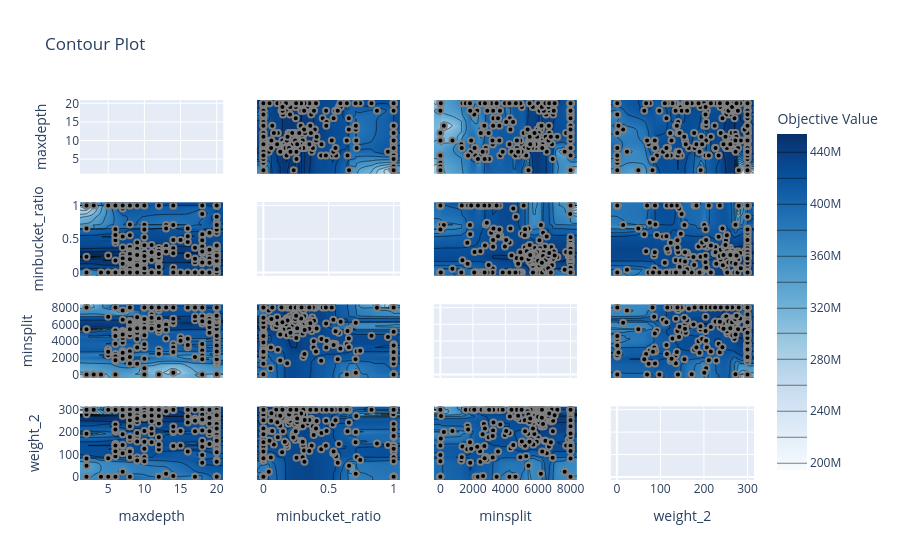

The cell this chart's notebook holds for it:
### Code cell
plot_contour(study)

### Figure 1 — Plotly figure (JSON) as saved in the notebook; plotly's stock layout.template omitted (floating-point values rounded to 4 significant figures; data arrays with more than 128 entries replaced by an {"elided": "..."} marker saying what was removed)
{"data": [{"type": "scatter", "xaxis": "x", "yaxis": "y"}, {"colorbar": {"title": {"text": "Objective Value"}}, "colorscale": [[0, "rgb(247,251,255)"], [0.125, "rgb(222,235,247)"], [0.25, "rgb(198,219,239)"], [0.375, "rgb(158,202,225)"], [0.5, "rgb(107,174,214)"], [0.625, "rgb(66,146,198)"], [0.75, "rgb(33,113,181)"], [0.875, "rgb(8,81,156)"], [1, "rgb(8,48,107)"]], "connectgaps": true, "contours": {"coloring": "heatmap"}, "hoverinfo": "none", "line": {"smoothing": 1.3}, "reversescale": false, "showscale": true, "type": "contour", "x": [1.1, 2, 3, 4, 5, 6, 7, 8, 9, 10, 11, 12, 13, 14, 15, 16, 17, 18, 19, 20, 20.9], "xaxis": "x5", "y": {"elided": "149 float values"}, "yaxis": "y5", "z": {"elided": "149x21 float values"}}, {"marker": {"color": "black", "line": {"color": "Gray", "width": 2}}, "mode": "markers", "name": "Feasible Trial", "showlegend": false, "type": "scatter", "x": {"elided": "216 int values"}, "xaxis": "x5", "y": {"elided": "216 float values"}, "yaxis": "y5"}, {"colorbar": {"title": {"text": "Objective Value"}}, "colorscale": [[0, "rgb(247,251,255)"], [0.125, "rgb(222,235,247)"], [0.25, "rgb(198,219,239)"], [0.375, "rgb(158,202,225)"], [0.5, "rgb(107,174,214)"], [0.625, "rgb(66,146,198)"], [0.75, "rgb(33,113,181)"], [0.875, "rgb(8,81,156)"], [1, "rgb(8,48,107)"]], "connectgaps": true, "contours": {"coloring": "heatmap"}, "hoverinfo": "none", "line": {"smoothing": 1.3}, "reversescale": false, "showscale": false, "type": "contour", "x": [1.1, 2, 3, 4, 5, 6, 7, 8, 9, 10, 11, 12, 13, 14, 15, 16, 17, 18, 19, 20, 20.9], "xaxis": "x9", "y": {"elided": "175 float values"}, "yaxis": "y9", "z": {"elided": "175x21 float values"}}, {"marker": {"color": "black", "line": {"color": "Gray", "width": 2}}, "mode": "markers", "name": "Feasible Trial", "showlegend": false, "type": "scatter", "x": {"elided": "216 int values"}, "xaxis": "x9", "y": {"elided": "216 int values"}, "yaxis": "y9"}, {"colorbar": {"title": {"text": "Objective Value"}}, "colorscale": [[0, "rgb(247,251,255)"], [0.125, "rgb(222,235,247)"], [0.25, "rgb(198,219,239)"], [0.375, "rgb(158,202,225)"], [0.5, "rgb(107,174,214)"], [0.625, "rgb(66,146,198)"], [0.75, "rgb(33,113,181)"], [0.875, "rgb(8,81,156)"], [1, "rgb(8,48,107)"]], "connectgaps": true, "contours": {"coloring": "heatmap"}, "hoverinfo": "none", "line": {"smoothing": 1.3}, "reversescale": false, "showscale": false, "type": "contour", "x": [1.1, 2, 3, 4, 5, 6, 7, 8, 9, 10, 11, 12, 13, 14, 15, 16, 17, 18, 19, 20, 20.9], "xaxis": "x13", "y": {"elided": "149 float values"}, "yaxis": "y13", "z": {"elided": "149x21 float values"}}, {"marker": {"color": "black", "line": {"color": "Gray", "width": 2}}, "mode": "markers", "name": "Feasible Trial", "showlegend": false, "type": "scatter", "x": {"elided": "216 int values"}, "xaxis": "x13", "y": {"elided": "216 float values"}, "yaxis": "y13"}, {"colorbar": {"title": {"text": "Objective Value"}}, "colorscale": [[0, "rgb(247,251,255)"], [0.125, "rgb(222,235,247)"], [0.25, "rgb(198,219,239)"], [0.375, "rgb(158,202,225)"], [0.5, "rgb(107,174,214)"], [0.625, "rgb(66,146,198)"], [0.75, "rgb(33,113,181)"], [0.875, "rgb(8,81,156)"], [1, "rgb(8,48,107)"]], "connectgaps": true, "contours": {"coloring": "heatmap"}, "hoverinfo": "none", "line": {"smoothing": 1.3}, "reversescale": false, "showscale": false, "type": "contour", "x": {"elided": "149 float values"}, "xaxis": "x2", "y": [1.1, 2, 3, 4, 5, 6, 7, 8, 9, 10, 11, 12, 13, 14, 15, 16, 17, 18, 19, 20, 20.9], "yaxis": "y2", "z": {"elided": "21x149 float values"}}, {"marker": {"color": "black", "line": {"color": "Gray", "width": 2}}, "mode": "markers", "name": "Feasible Trial", "showlegend": false, "type": "scatter", "x": {"elided": "216 float values"}, "xaxis": "x2", "y": {"elided": "216 int values"}, "yaxis": "y2"}, {"type": "scatter", "xaxis": "x6", "yaxis": "y6"}, {"colorbar": {"title": {"text": "Objective Value"}}, "colorscale": [[0, "rgb(247,251,255)"], [0.125, "rgb(222,235,247)"], [0.25, "rgb(198,219,239)"], [0.375, "rgb(158,202,225)"], [0.5, "rgb(107,174,214)"], [0.625, "rgb(66,146,198)"], [0.75, "rgb(33,113,181)"], [0.875, "rgb(8,81,156)"], [1, "rgb(8,48,107)"]], "connectgaps": true, "contours": {"coloring": "heatmap"}, "hoverinfo": "none", "line": {"smoothing": 1.3}, "reversescale": false, "showscale": false, "type": "contour", "x": {"elided": "149 float values"}, "xaxis": "x10", "y": {"elided": "175 float values"}, "yaxis": "y10", "z": {"elided": "175x149 float values"}}, {"marker": {"color": "black", "line": {"color": "Gray", "width": 2}}, "mode": "markers", "name": "Feasible Trial", "showlegend": false, "type": "scatter", "x": {"elided": "216 float values"}, "xaxis": "x10", "y": {"elided": "216 int values"}, "yaxis": "y10"}, {"colorbar": {"title": {"text": "Objective Value"}}, "colorscale": [[0, "rgb(247,251,255)"], [0.125, "rgb(222,235,247)"], [0.25, "rgb(198,219,239)"], [0.375, "rgb(158,202,225)"], [0.5, "rgb(107,174,214)"], [0.625, "rgb(66,146,198)"], [0.75, "rgb(33,113,181)"], [0.875, "rgb(8,81,156)"], [1, "rgb(8,48,107)"]], "connectgaps": true, "contours": {"coloring": "heatmap"}, "hoverinfo": "none", "line": {"smoothing": 1.3}, "reversescale": false, "showscale": false, "type": "contour", "x": {"elided": "149 float values"}, "xaxis": "x14", "y": {"elided": "149 float values"}, "yaxis": "y14", "z": {"elided": "149x149 float values"}}, {"marker": {"color": "black", "line": {"color": "Gray", "width": 2}}, "mode": "markers", "name": "Feasible Trial", "showlegend": false, "type": "scatter", "x": {"elided": "216 float values"}, "xaxis": "x14", "y": {"elided": "216 float values"}, "yaxis": "y14"}, {"colorbar": {"title": {"text": "Objective Value"}}, "colorscale": [[0, "rgb(247,251,255)"], [0.125, "rgb(222,235,247)"], [0.25, "rgb(198,219,239)"], [0.375, "rgb(158,202,225)"], [0.5, "rgb(107,174,214)"], [0.625, "rgb(66,146,198)"], [0.75, "rgb(33,113,181)"], [0.875, "rgb(8,81,156)"], [1, "rgb(8,48,107)"]], "connectgaps": true, "contours": {"coloring": "heatmap"}, "hoverinfo": "none", "line": {"smoothing": 1.3}, "reversescale": false, "showscale": false, "type": "contour", "x": {"elided": "175 float values"}, "xaxis": "x3", "y": [1.1, 2, 3, 4, 5, 6, 7, 8, 9, 10, 11, 12, 13, 14, 15, 16, 17, 18, 19, 20, 20.9], "yaxis": "y3", "z": {"elided": "21x175 float values"}}, {"marker": {"color": "black", "line": {"color": "Gray", "width": 2}}, "mode": "markers", "name": "Feasible Trial", "showlegend": false, "type": "scatter", "x": {"elided": "216 int values"}, "xaxis": "x3", "y": {"elided": "216 int values"}, "yaxis": "y3"}, {"colorbar": {"title": {"text": "Objective Value"}}, "colorscale": [[0, "rgb(247,251,255)"], [0.125, "rgb(222,235,247)"], [0.25, "rgb(198,219,239)"], [0.375, "rgb(158,202,225)"], [0.5, "rgb(107,174,214)"], [0.625, "rgb(66,146,198)"], [0.75, "rgb(33,113,181)"], [0.875, "rgb(8,81,156)"], [1, "rgb(8,48,107)"]], "connectgaps": true, "contours": {"coloring": "heatmap"}, "hoverinfo": "none", "line": {"smoothing": 1.3}, "reversescale": false, "showscale": false, "type": "contour", "x": {"elided": "175 float values"}, "xaxis": "x7", "y": {"elided": "149 float values"}, "yaxis": "y7", "z": {"elided": "149x175 float values"}}, {"marker": {"color": "black", "line": {"color": "Gray", "width": 2}}, "mode": "markers", "name": "Feasible Trial", "showlegend": false, "type": "scatter", "x": {"elided": "216 int values"}, "xaxis": "x7", "y": {"elided": "216 float values"}, "yaxis": "y7"}, {"type": "scatter", "xaxis": "x11", "yaxis": "y11"}, {"colorbar": {"title": {"text": "Objective Value"}}, "colorscale": [[0, "rgb(247,251,255)"], [0.125, "rgb(222,235,247)"], [0.25, "rgb(198,219,239)"], [0.375, "rgb(158,202,225)"], [0.5, "rgb(107,174,214)"], [0.625, "rgb(66,146,198)"], [0.75, "rgb(33,113,181)"], [0.875, "rgb(8,81,156)"], [1, "rgb(8,48,107)"]], "connectgaps": true, "contours": {"coloring": "heatmap"}, "hoverinfo": "none", "line": {"smoothing": 1.3}, "reversescale": false, "showscale": false, "type": "contour", "x": {"elided": "175 float values"}, "xaxis": "x15", "y": {"elided": "149 float values"}, "yaxis": "y15", "z": {"elided": "149x175 float values"}}, {"marker": {"color": "black", "line": {"color": "Gray", "width": 2}}, "mode": "markers", "name": "Feasible Trial", "showlegend": false, "type": "scatter", "x": {"elided": "216 int values"}, "xaxis": "x15", "y": {"elided": "216 float values"}, "yaxis": "y15"}, {"colorbar": {"title": {"text": "Objective Value"}}, "colorscale": [[0, "rgb(247,251,255)"], [0.125, "rgb(222,235,247)"], [0.25, "rgb(198,219,239)"], [0.375, "rgb(158,202,225)"], [0.5, "rgb(107,174,214)"], [0.625, "rgb(66,146,198)"], [0.75, "rgb(33,113,181)"], [0.875, "rgb(8,81,156)"], [1, "rgb(8,48,107)"]], "connectgaps": true, "contours": {"coloring": "heatmap"}, "hoverinfo": "none", "line": {"smoothing": 1.3}, "reversescale": false, "showscale": false, "type": "contour", "x": {"elided": "149 float values"}, "xaxis": "x4", "y": [1.1, 2, 3, 4, 5, 6, 7, 8, 9, 10, 11, 12, 13, 14, 15, 16, 17, 18, 19, 20, 20.9], "yaxis": "y4", "z": {"elided": "21x149 float values"}}, {"marker": {"color": "black", "line": {"color": "Gray", "width": 2}}, "mode": "markers", "name": "Feasible Trial", "showlegend": false, "type": "scatter", "x": {"elided": "216 float values"}, "xaxis": "x4", "y": {"elided": "216 int values"}, "yaxis": "y4"}, {"colorbar": {"title": {"text": "Objective Value"}}, "colorscale": [[0, "rgb(247,251,255)"], [0.125, "rgb(222,235,247)"], [0.25, "rgb(198,219,239)"], [0.375, "rgb(158,202,225)"], [0.5, "rgb(107,174,214)"], [0.625, "rgb(66,146,198)"], [0.75, "rgb(33,113,181)"], [0.875, "rgb(8,81,156)"], [1, "rgb(8,48,107)"]], "connectgaps": true, "contours": {"coloring": "heatmap"}, "hoverinfo": "none", "line": {"smoothing": 1.3}, "reversescale": false, "showscale": false, "type": "contour", "x": {"elided": "149 float values"}, "xaxis": "x8", "y": {"elided": "149 float values"}, "yaxis": "y8", "z": {"elided": "149x149 float values"}}, {"marker": {"color": "black", "line": {"color": "Gray", "width": 2}}, "mode": "markers", "name": "Feasible Trial", "showlegend": false, "type": "scatter", "x": {"elided": "216 float values"}, "xaxis": "x8", "y": {"elided": "216 float values"}, "yaxis": "y8"}, {"colorbar": {"title": {"text": "Objective Value"}}, "colorscale": [[0, "rgb(247,251,255)"], [0.125, "rgb(222,235,247)"], [0.25, "rgb(198,219,239)"], [0.375, "rgb(158,202,225)"], [0.5, "rgb(107,174,214)"], [0.625, "rgb(66,146,198)"], [0.75, "rgb(33,113,181)"], [0.875, "rgb(8,81,156)"], [1, "rgb(8,48,107)"]], "connectgaps": true, "contours": {"coloring": "heatmap"}, "hoverinfo": "none", "line": {"smoothing": 1.3}, "reversescale": false, "showscale": false, "type": "contour", "x": {"elided": "149 float values"}, "xaxis": "x12", "y": {"elided": "175 float values"}, "yaxis": "y12", "z": {"elided": "175x149 float values"}}, {"marker": {"color": "black", "line": {"color": "Gray", "width": 2}}, "mode": "markers", "name": "Feasible Trial", "showlegend": false, "type": "scatter", "x": {"elided": "216 float values"}, "xaxis": "x12", "y": {"elided": "216 int values"}, "yaxis": "y12"}, {"type": "scatter", "xaxis": "x16", "yaxis": "y16"}], "layout": {"title": {"text": "Contour Plot"}, "xaxis": {"anchor": "y", "domain": [0, 0.2125], "matches": "x13", "range": [1.1, 20.9], "showticklabels": false}, "xaxis10": {"anchor": "y10", "domain": [0.2625, 0.475], "matches": "x14", "range": [-0.05, 1.05], "showticklabels": false}, "xaxis11": {"anchor": "y11", "domain": [0.525, 0.7375], "matches": "x15", "range": [-397.9, 8400.0], "showticklabels": false}, "xaxis12": {"anchor": "y12", "domain": [0.7875, 1], "matches": "x16", "range": [-13.95, 314.9], "showticklabels": false}, "xaxis13": {"anchor": "y13", "domain": [0, 0.2125], "range": [1.1, 20.9], "title": {"text": "maxdepth"}}, "xaxis14": {"anchor": "y14", "domain": [0.2625, 0.475], "range": [-0.05, 1.05], "title": {"text": "minbucket_ratio"}}, "xaxis15": {"anchor": "y15", "domain": [0.525, 0.7375], "range": [-397.9, 8400.0], "title": {"text": "minsplit"}}, "xaxis16": {"anchor": "y16", "domain": [0.7875, 1], "range": [-13.95, 314.9], "title": {"text": "weight_2"}}, "xaxis2": {"anchor": "y2", "domain": [0.2625, 0.475], "matches": "x14", "range": [-0.05, 1.05], "showticklabels": false}, "xaxis3": {"anchor": "y3", "domain": [0.525, 0.7375], "matches": "x15", "range": [-397.9, 8400.0], "showticklabels": false}, "xaxis4": {"anchor": "y4", "domain": [0.7875, 1], "matches": "x16", "range": [-13.95, 314.9], "showticklabels": false}, "xaxis5": {"anchor": "y5", "domain": [0, 0.2125], "matches": "x13", "range": [1.1, 20.9], "showticklabels": false}, "xaxis6": {"anchor": "y6", "domain": [0.2625, 0.475], "matches": "x14", "range": [-0.05, 1.05], "showticklabels": false}, "xaxis7": {"anchor": "y7", "domain": [0.525, 0.7375], "matches": "x15", "range": [-397.9, 8400.0], "showticklabels": false}, "xaxis8": {"anchor": "y8", "domain": [0.7875, 1], "matches": "x16", "range": [-13.95, 314.9], "showticklabels": false}, "xaxis9": {"anchor": "y9", "domain": [0, 0.2125], "matches": "x13", "range": [1.1, 20.9], "showticklabels": false}, "yaxis": {"anchor": "x", "domain": [0.8063, 1], "range": [1.1, 20.9], "title": {"text": "maxdepth"}}, "yaxis10": {"anchor": "x10", "domain": [0.2687, 0.4625], "matches": "y9", "range": [-397.9, 8400.0], "showticklabels": false}, "yaxis11": {"anchor": "x11", "domain": [0.2687, 0.4625], "matches": "y9", "range": [-397.9, 8400.0], "showticklabels": false}, "yaxis12": {"anchor": "x12", "domain": [0.2687, 0.4625], "matches": "y9", "range": [-397.9, 8400.0], "showticklabels": false}, "yaxis13": {"anchor": "x13", "domain": [0, 0.1938], "range": [-13.95, 314.9], "title": {"text": "weight_2"}}, "yaxis14": {"anchor": "x14", "domain": [0, 0.1938], "matches": "y13", "range": [-13.95, 314.9], "showticklabels": false}, "yaxis15": {"anchor": "x15", "domain": [0, 0.1938], "matches": "y13", "range": [-13.95, 314.9], "showticklabels": false}, "yaxis16": {"anchor": "x16", "domain": [0, 0.1938], "matches": "y13", "range": [-13.95, 314.9], "showticklabels": false}, "yaxis2": {"anchor": "x2", "domain": [0.8063, 1], "matches": "y", "range": [1.1, 20.9], "showticklabels": false}, "yaxis3": {"anchor": "x3", "domain": [0.8063, 1], "matches": "y", "range": [1.1, 20.9], "showticklabels": false}, "yaxis4": {"anchor": "x4", "domain": [0.8063, 1], "matches": "y", "range": [1.1, 20.9], "showticklabels": false}, "yaxis5": {"anchor": "x5", "domain": [0.5375, 0.7312], "range": [-0.05, 1.05], "title": {"text": "minbucket_ratio"}}, "yaxis6": {"anchor": "x6", "domain": [0.5375, 0.7312], "matches": "y5", "range": [-0.05, 1.05], "showticklabels": false}, "yaxis7": {"anchor": "x7", "domain": [0.5375, 0.7312], "matches": "y5", "range": [-0.05, 1.05], "showticklabels": false}, "yaxis8": {"anchor": "x8", "domain": [0.5375, 0.7312], "matches": "y5", "range": [-0.05, 1.05], "showticklabels": false}, "yaxis9": {"anchor": "x9", "domain": [0.2687, 0.4625], "range": [-397.9, 8400.0], "title": {"text": "minsplit"}}}}
